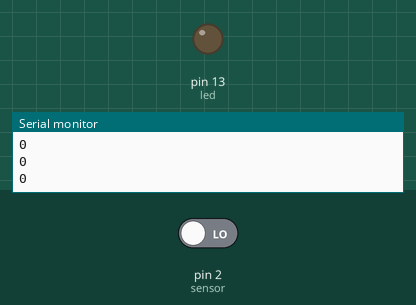
This sketch was run on a simulated Arduino Uno, built with avr-gcc and run on an emulated ATmega328P. On the bench: output pins drawn as LEDs (lit = HIGH), the last lines printed to the serial monitor. The test bench sets the inputs (shaded band); at power-on: pin 2 (sensor) LOW.

Above: at 1.8 s.
1.9 s: pin 2 (sensor) driven HIGH
At 3.1 s:
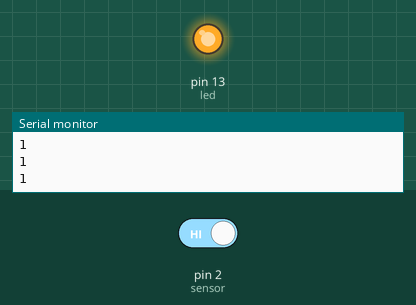
3.5 s: pin 2 (sensor) driven LOW
At 4.2 s:
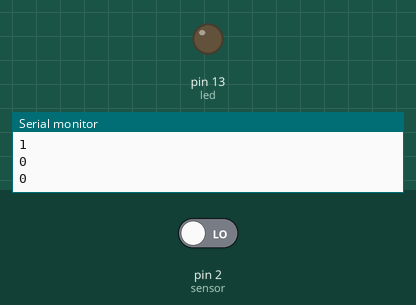
Timing chart, 0 to 6.5 s (numbered marks = the images above; inputs shaded):
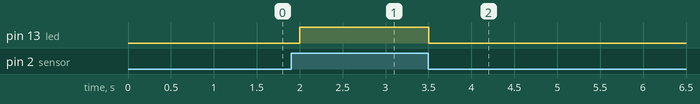

Measured:
- after the input at 1.9 s, pin 13 (led): LOW → HIGH after 0.10 s
- after the input at 3.5 s, pin 13 (led): HIGH → LOW at once

The sketch:

pir_testing.ino
```cpp
int led = 13;                // the pin that the LED is atteched to
int sensor = 2;              // the pin that the sensor is atteched to
int state = LOW;             // by default, no motion detected
int val = 0;                 // variable to store the sensor status (value)

void setup() {
  pinMode(led, OUTPUT);      // initalize LED as an output
  pinMode(sensor, INPUT);    // initialize sensor as an input
  Serial.begin(9600);        // initialize serial
}

void loop(){
  val = digitalRead(sensor);   // read sensor value
  Serial.println(val);
  if (val == HIGH) {           // check if the sensor is HIGH
    digitalWrite(led, HIGH);   // turn LED ON
    delay(500);                // delay 100 milliseconds
  }
  else {
      digitalWrite(led, LOW); // turn LED OFF
      delay(500);             // delay 200 milliseconds
  }
}


/*
int led = 13;                // the pin that the LED is atteched to
int sensor = 2;              // the pin that the sensor is atteched to
int state = LOW;             // by default, no motion detected
int val = 0;                 // variable to store the sensor status (value)

void setup() {
  pinMode(led, OUTPUT);      // initalize LED as an output
  pinMode(sensor, INPUT);    // initialize sensor as an input
  Serial.begin(9600);        // initialize serial
}

void loop(){
  val = digitalRead(sensor);   // read sensor value
  if (val == HIGH) {           // check if the sensor is HIGH
    digitalWrite(led, HIGH);   // turn LED ON
    delay(500);                // delay 100 milliseconds

    if (state == LOW) {
      Serial.println("Motion detected!");
      state = HIGH;       // update variable state to HIGH
    }
  }
  else {
      digitalWrite(led, LOW); // turn LED OFF
      delay(500);             // delay 200 milliseconds

      if (state == HIGH){
        Serial.println("Motion stopped!");
        state = LOW;       // update variable state to LOW
    }
  }
}

*/
```
